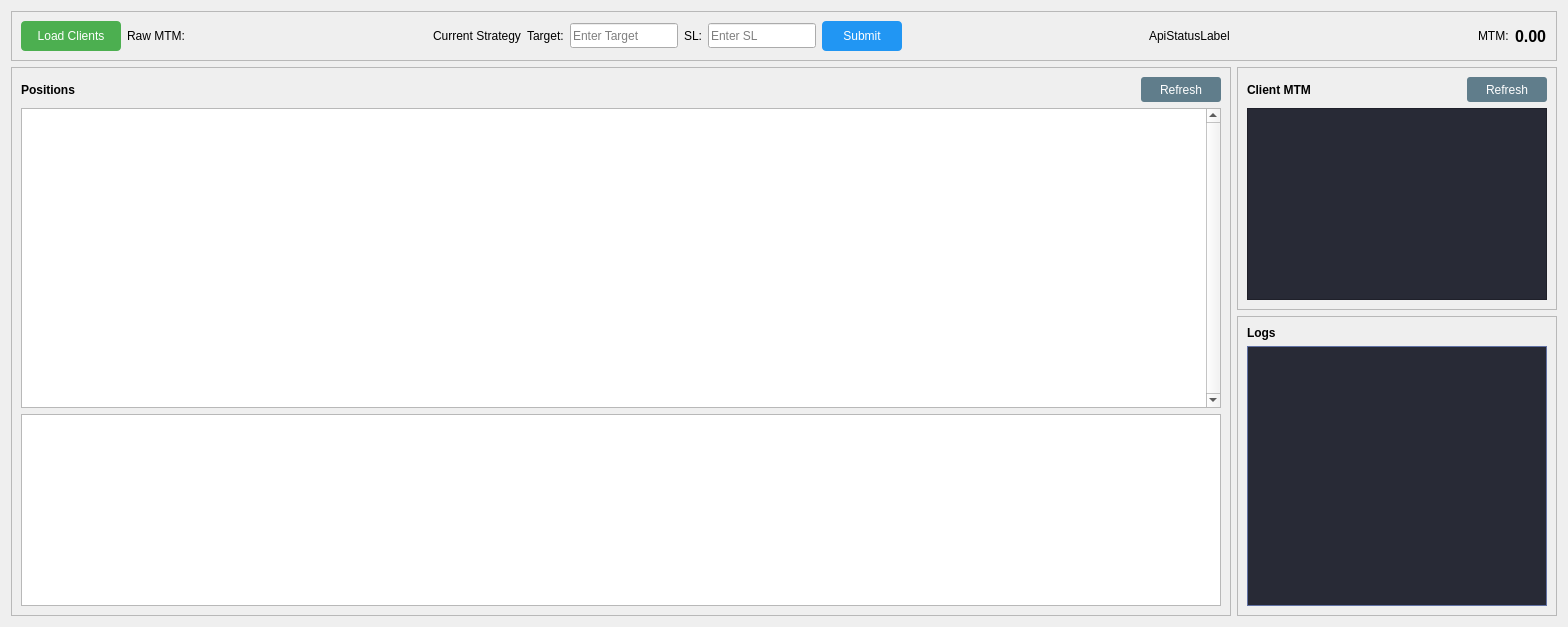
      <widget class="QWidget" name="Dashboard">
       <attribute name="title">
        <string>Home</string>
       </attribute>
       <layout class="QVBoxLayout" name="verticalLayout_2">
        <item>
         <widget class="QFrame" name="TopFrame">
          <property name="frameShape">
           <enum>QFrame::StyledPanel</enum>
          </property>
          <property name="frameShadow">
           <enum>QFrame::Raised</enum>
          </property>
          <layout class="QHBoxLayout" name="horizontalLayout">
           <item>
            <widget class="QPushButton" name="LoadClients">
             <property name="sizePolicy">
              <sizepolicy hsizetype="Maximum" vsizetype="Fixed">
               <horstretch>0</horstretch>
               <verstretch>0</verstretch>
              </sizepolicy>
             </property>
             <property name="minimumSize">
              <size>
               <width>100</width>
               <height>30</height>
              </size>
             </property>
             <property name="styleSheet">
              <string notr="true">QPushButton {
    background-color: #4CAF50;
    color: white;
    border: none;
    padding: 5px;
    border-radius: 4px;
}
QPushButton:hover {
    background-color: #45a049;
}</string>
             </property>
             <property name="locale">
              <locale language="English" country="UnitedKingdom"/>
             </property>
             <property name="text">
              <string>Load Clients</string>
             </property>
            </widget>
           </item>
           <item>
            <widget class="QLabel" name="RawMTMQL">
             <property name="text">
              <string>Raw MTM:</string>
             </property>
            </widget>
           </item>
           <item>
            <spacer name="horizontalSpacer_2">
             <property name="orientation">
              <enum>Qt::Horizontal</enum>
             </property>
             <property name="sizeHint" stdset="0">
              <size>
               <width>40</width>
               <height>20</height>
              </size>
             </property>
            </spacer>
           </item>
           <item>
            <widget class="QLabel" name="CurrentStrategyQLabel">
             <property name="sizePolicy">
              <sizepolicy hsizetype="Fixed" vsizetype="Preferred">
               <horstretch>0</horstretch>
               <verstretch>0</verstretch>
              </sizepolicy>
             </property>
             <property name="text">
              <string>Current Strategy</string>
             </property>
            </widget>
           </item>
           <item>
            <widget class="QLabel" name="TargetQL">
             <property name="sizePolicy">
              <sizepolicy hsizetype="Fixed" vsizetype="Preferred">
               <horstretch>0</horstretch>
               <verstretch>0</verstretch>
              </sizepolicy>
             </property>
             <property name="text">
              <string>Target:</string>
             </property>
            </widget>
           </item>
           <item>
            <widget class="QLineEdit" name="TargetQEdit">
             <property name="sizePolicy">
              <sizepolicy hsizetype="Fixed" vsizetype="Fixed">
               <horstretch>0</horstretch>
               <verstretch>0</verstretch>
              </sizepolicy>
             </property>
             <property name="minimumSize">
              <size>
               <width>80</width>
               <height>25</height>
              </size>
             </property>
             <property name="placeholderText">
              <string>Enter Target</string>
             </property>
            </widget>
           </item>
           <item>
            <widget class="QLabel" name="SLQL">
             <property name="sizePolicy">
              <sizepolicy hsizetype="Fixed" vsizetype="Preferred">
               <horstretch>0</horstretch>
               <verstretch>0</verstretch>
              </sizepolicy>
             </property>
             <property name="text">
              <string>SL:</string>
             </property>
            </widget>
           </item>
           <item>
            <widget class="QLineEdit" name="SLQLine">
             <property name="sizePolicy">
              <sizepolicy hsizetype="Fixed" vsizetype="Fixed">
               <horstretch>0</horstretch>
               <verstretch>0</verstretch>
              </sizepolicy>
             </property>
             <property name="minimumSize">
              <size>
               <width>80</width>
               <height>25</height>
              </size>
             </property>
             <property name="placeholderText">
              <string>Enter SL</string>
             </property>
            </widget>
           </item>
           <item>
            <widget class="QPushButton" name="SubmitPushButton">
             <property name="sizePolicy">
              <sizepolicy hsizetype="Fixed" vsizetype="Fixed">
               <horstretch>0</horstretch>
               <verstretch>0</verstretch>
              </sizepolicy>
             </property>
             <property name="minimumSize">
              <size>
               <width>80</width>
               <height>30</height>
              </size>
             </property>
             <property name="styleSheet">
              <string notr="true">QPushButton {
    background-color: #2196F3;
    color: white;
    border: none;
    padding: 5px;
    border-radius: 4px;
}
QPushButton:hover {
    background-color: #0b7dda;
}</string>
             </property>
             <property name="text">
              <string>Submit</string>
             </property>
            </widget>
           </item>
           <item>
            <spacer name="horizontalSpacer">
             <property name="orientation">
              <enum>Qt::Horizontal</enum>
             </property>
             <property name="sizeHint" stdset="0">
              <size>
               <width>40</width>
               <height>20</height>
              </size>
             </property>
            </spacer>
           </item>
           <item>
            <widget class="QLabel" name="ApiStatusLabel">
             <property name="styleSheet">
              <string notr="true">/* API Status Indicator */
#ApiStatusLabel {
    border-radius: 10px;
    font-size: 14px;
}

/* Blinking animation for connecting state */
@keyframes blink {
    0% { opacity: 1; }
    50% { opacity: 0.3; }
    100% { opacity: 1; }
}

.connecting {
    animation: blink 1s infinite;
}</string>
             </property>
             <property name="text">
              <string>ApiStatusLabel</string>
             </property>
            </widget>
           </item>
           <item>
            <spacer name="horizontalSpacer_5">
             <property name="orientation">
              <enum>Qt::Horizontal</enum>
             </property>
             <property name="sizeHint" stdset="0">
              <size>
               <width>40</width>
               <height>20</height>
              </size>
             </property>
            </spacer>
           </item>
           <item>
            <widget class="QLabel" name="MTMQL">
             <property name="text">
              <string>MTM:</string>
             </property>
            </widget>
           </item>
           <item>
            <widget class="QLabel" name="TargetQLToMTM">
             <property name="styleSheet">
              <string notr="true">font-weight: bold; font-size: 12pt;</string>
             </property>
             <property name="text">
              <string>0.00</string>
             </property>
            </widget>
           </item>
          </layout>
         </widget>
        </item>
        <item>
         <layout class="QHBoxLayout" name="BottomPart">
          <item>
           <widget class="QFrame" name="PositionQF">
            <property name="frameShape">
             <enum>QFrame::StyledPanel</enum>
            </property>
            <property name="frameShadow">
             <enum>QFrame::Raised</enum>
            </property>
            <layout class="QVBoxLayout" name="verticalLayout_3">
             <item>
              <layout class="QHBoxLayout" name="PositionAndRefreshQHBox">
               <item>
                <widget class="QLabel" name="PositionQL">
                 <property name="styleSheet">
                  <string notr="true">font-weight: bold;</string>
                 </property>
                 <property name="text">
                  <string>Positions</string>
                 </property>
                </widget>
               </item>
               <item>
                <spacer name="horizontalSpacer_3">
                 <property name="orientation">
                  <enum>Qt::Horizontal</enum>
                 </property>
                 <property name="sizeHint" stdset="0">
                  <size>
                   <width>40</width>
                   <height>20</height>
                  </size>
                 </property>
                </spacer>
               </item>
               <item>
                <widget class="QPushButton" name="PositionRefreshPushButton">
                 <property name="minimumSize">
                  <size>
                   <width>80</width>
                   <height>25</height>
                  </size>
                 </property>
                 <property name="styleSheet">
                  <string notr="true">QPushButton {
    background-color: #607D8B;
    color: white;
    border: none;
    padding: 3px;
    border-radius: 3px;
}
QPushButton:hover {
    background-color: #455A64;
}</string>
                 </property>
                 <property name="text">
                  <string>Refresh</string>
                 </property>
                </widget>
               </item>
              </layout>
             </item>
             <item>
              <widget class="QTableWidget" name="PositionTable">
               <property name="sizePolicy">
                <sizepolicy hsizetype="Expanding" vsizetype="Minimum">
                 <horstretch>0</horstretch>
                 <verstretch>0</verstretch>
                </sizepolicy>
               </property>
               <property name="minimumSize">
                <size>
                 <width>1200</width>
                 <height>300</height>
                </size>
               </property>
               <property name="styleSheet">
                <string notr="true"/>
               </property>
               <property name="verticalScrollBarPolicy">
                <enum>Qt::ScrollBarAlwaysOn</enum>
               </property>
               <property name="horizontalScrollBarPolicy">
                <enum>Qt::ScrollBarAlwaysOff</enum>
               </property>
               <property name="alternatingRowColors">
                <bool>true</bool>
               </property>
               <property name="selectionBehavior">
                <enum>QAbstractItemView::SelectRows</enum>
               </property>
               <property name="verticalScrollMode">
                <enum>QAbstractItemView::ScrollPerPixel</enum>
               </property>
               <property name="horizontalScrollMode">
                <enum>QAbstractItemView::ScrollPerPixel</enum>
               </property>
               <property name="sortingEnabled">
                <bool>true</bool>
               </property>
              </widget>
             </item>
             <item>
              <widget class="QTableWidget" name="GreekTable">
               <property name="sizePolicy">
                <sizepolicy hsizetype="Expanding" vsizetype="Expanding">
                 <horstretch>0</horstretch>
                 <verstretch>0</verstretch>
                </sizepolicy>
               </property>
              </widget>
             </item>
            </layout>
           </widget>
          </item>
          <item>
           <layout class="QVBoxLayout" name="RightSidePart">
            <item>
             <widget class="QFrame" name="ClientsMTM">
              <property name="frameShape">
               <enum>QFrame::StyledPanel</enum>
              </property>
              <property name="frameShadow">
               <enum>QFrame::Raised</enum>
              </property>
              <layout class="QVBoxLayout" name="verticalLayout_5">
               <item>
                <layout class="QHBoxLayout" name="AllClientsQHBox">
                 <item>
                  <widget class="QLabel" name="AllClientsQL">
                   <property name="styleSheet">
                    <string notr="true">font-weight: bold;</string>
                   </property>
                   <property name="text">
                    <string>Client MTM</string>
                   </property>
                  </widget>
                 </item>
                 <item>
                  <spacer name="horizontalSpacer_4">
                   <property name="orientation">
                    <enum>Qt::Horizontal</enum>
                   </property>
                   <property name="sizeHint" stdset="0">
                    <size>
                     <width>40</width>
                     <height>20</height>
                    </size>
                   </property>
                  </spacer>
                 </item>
                 <item>
                  <widget class="QPushButton" name="AllClientsRefreshPushButton">
                   <property name="minimumSize">
                    <size>
                     <width>80</width>
                     <height>25</height>
                    </size>
                   </property>
                   <property name="styleSheet">
                    <string notr="true">QPushButton {
    background-color: #607D8B;
    color: white;
    border: none;
    padding: 3px;
    border-radius: 3px;
}
QPushButton:hover {
    background-color: #455A64;
}</string>
                   </property>
                   <property name="text">
                    <string>Refresh</string>
                   </property>
                  </widget>
                 </item>
                </layout>
               </item>
               <item>
                <widget class="QTableWidget" name="AllClientsTable">
                 <property name="minimumSize">
                  <size>
                   <width>300</width>
                   <height>150</height>
                  </size>
                 </property>
                 <property name="styleSheet">
                  <string notr="true">QTableWidget {
    background-color: #282A36;               /* Dracula background */
    alternate-background-color: #44475A;    /* Slightly lighter for alternating rows */
    gridline-color: #6272A4;                 /* Muted bluish grid lines */
    color: #F8F8F2;                          /* Main text color */
}

QHeaderView::section {
    background-color: #6272A4;  /* Header background */
    color: #F8F8F2;             /* Header text */
    padding: 4px;
    border: 1px solid #44475A;  /* Border matching row alternation */
}

QTableWidget QTableCornerButton::section {
    background-color: #6272A4;  /* Matches header corner */
    border: 1px solid #44475A;
}

/* Generic app styling */
QWidget {
    background-color: #282A36;  /* Dracula background */
    font: 8pt &quot;Verdana&quot;;
    color: #F8F8F2;             /* Dracula foreground */
}
</string>
                 </property>
                 <property name="alternatingRowColors">
                  <bool>true</bool>
                 </property>
                </widget>
               </item>
              </layout>
             </widget>
            </item>
            <item>
             <widget class="QFrame" name="LogsQF">
              <property name="sizePolicy">
               <sizepolicy hsizetype="Expanding" vsizetype="Expanding">
                <horstretch>1</horstretch>
                <verstretch>1</verstretch>
               </sizepolicy>
              </property>
              <property name="frameShape">
               <enum>QFrame::StyledPanel</enum>
              </property>
              <property name="frameShadow">
               <enum>QFrame::Raised</enum>
              </property>
              <layout class="QVBoxLayout" name="verticalLayout_6">
               <item>
                <widget class="QLabel" name="label">
                 <property name="styleSheet">
                  <string notr="true">font-weight: bold;</string>
                 </property>
                 <property name="text">
                  <string>Logs</string>
                 </property>
                </widget>
               </item>
               <item>
                <widget class="QPlainTextEdit" name="LogsQPlainText">
                 <property name="styleSheet">
                  <string notr="true">QPlainTextEdit {
    background-color: #282A36;        /* Dracula background */
    color: #F8F8F2;                   /* Foreground text */
    border: 1px solid #6272A4;        /* Muted bluish border */
    font-family: monospace;           /* Keep code/editor style */
    font-size: 10pt;                  /* Adjust font size */
    selection-background-color: #44475A; /* Highlight selection */
}
</string>
                 </property>
                 <property name="readOnly">
                  <bool>true</bool>
                 </property>
                </widget>
               </item>
              </layout>
             </widget>
            </item>
           </layout>
          </item>
         </layout>
        </item>
       </layout>
      </widget>
